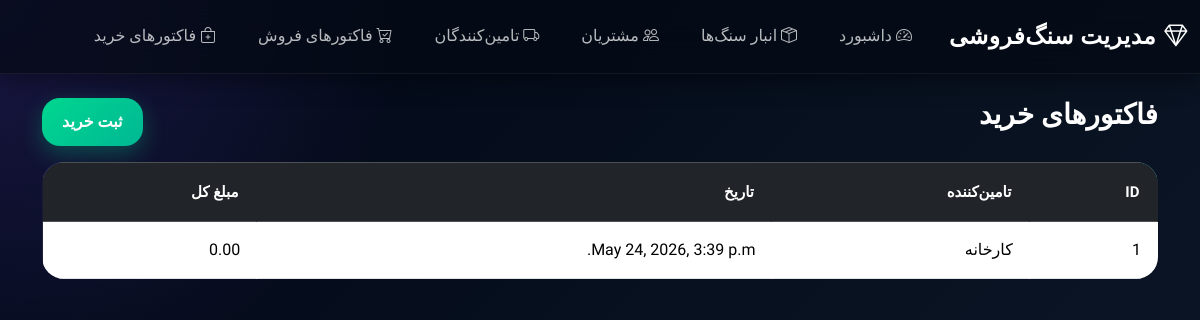
The page /purchases/ on the database as committed earlier.
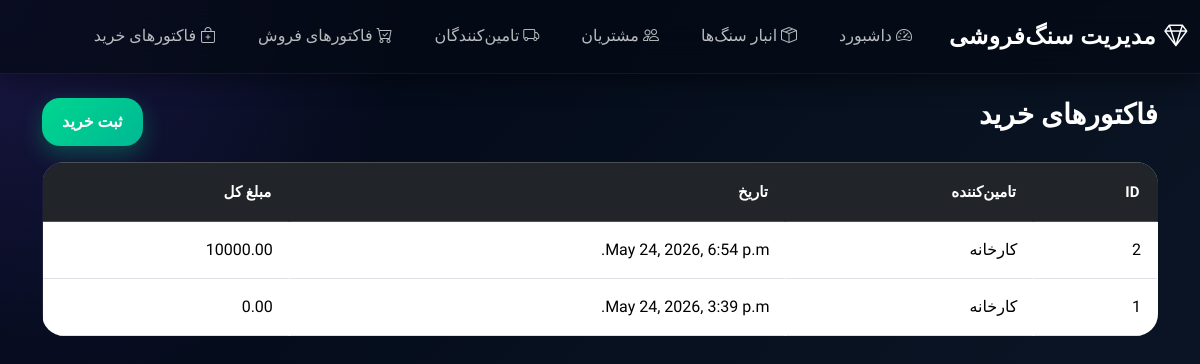
The same page on the database as committed later.
### core/models.py (models this page shows, shortened)
class Purchase(models.Model):
    supplier = models.ForeignKey(Supplier, on_delete=models.PROTECT)
    employee = models.ForeignKey(Employee, on_delete=models.SET_NULL, null=True)
    purchase_date = models.DateTimeField(auto_now_add=True)
    total_amount = models.DecimalField(max_digits=14, decimal_places=2, default=0)

class Supplier(models.Model):
    person = models.OneToOneField(Person, on_delete=models.CASCADE)
    company_name = models.CharField(max_length=200)
    def __str__(self):
        return self.company_name

### core/views.py (the view)
# urls.py: path('purchases/', purchase_list, name='purchase_list'),
def purchase_list(request):
    purchases = Purchase.objects.all().order_by('-id')
    return render(request, 'core/purchase_list.html', {'purchases': purchases})

### core/templates/core/purchase_list.html (shortened to what this page needs)
{% extends 'core/base.html' %}
{% block content %}
<div class="d-flex justify-content-between mb-3">
    <h3>فاکتورهای خرید</h3>
    <a href="{% url 'add_purchase' %}" class="btn btn-success">
        ثبت خرید
    </a>
</div>
<table class="table table-bordered">
    <thead class="table-dark">
        <tr>
            <th>ID</th>
            <th>تامین‌کننده</th>
            <th>تاریخ</th>
            <th>مبلغ کل</th>
        </tr>
    </thead>
    <tbody>
        {% for purchase in purchases %}
        <tr>
            <td>{{ purchase.id }}</td>
            <td>{{ purchase.supplier }}</td>
            <td>{{ purchase.purchase_date }}</td>
            <td>{{ purchase.total_amount }}</td>
        </tr>
        {% endfor %}
    </tbody>
</table>
{% endblock %}

Rows that differ between the two databases and show on the page:
added Purchase: id "2", supplier "کارخانه", purchase_date "May 24, 2026, 6:54 p.m.", total_amount "10000.00"
